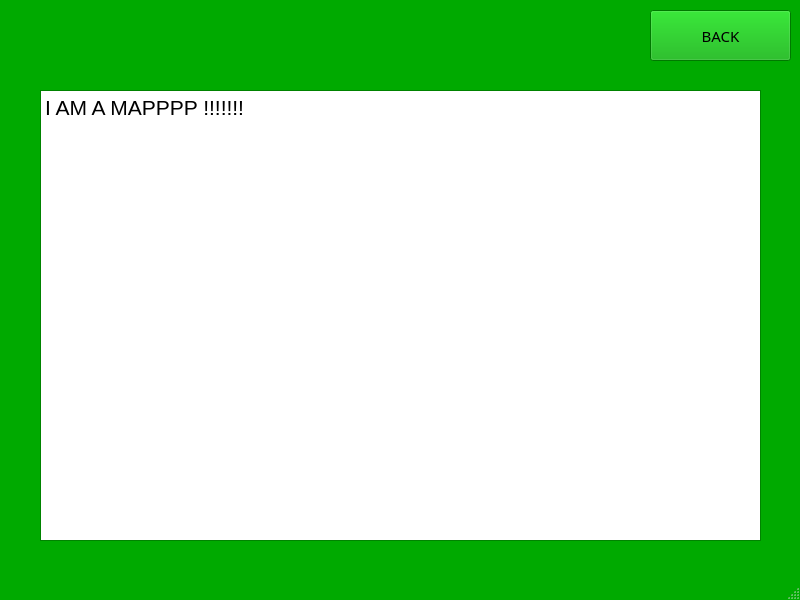
<?xml version="1.0" encoding="UTF-8"?>
<ui version="4.0">
 <class>MainWindow</class>
 <widget class="QMainWindow" name="MainWindow">
  <property name="geometry">
   <rect>
    <x>0</x>
    <y>0</y>
    <width>800</width>
    <height>600</height>
   </rect>
  </property>
  <property name="palette">
   <palette>
    <active>
     <colorrole role="WindowText">
      <brush brushstyle="SolidPattern">
       <color alpha="255">
        <red>0</red>
        <green>0</green>
        <blue>0</blue>
       </color>
      </brush>
     </colorrole>
     <colorrole role="Button">
      <brush brushstyle="SolidPattern">
       <color alpha="255">
        <red>0</red>
        <green>170</green>
        <blue>0</blue>
       </color>
      </brush>
     </colorrole>
     <colorrole role="Light">
      <brush brushstyle="SolidPattern">
       <color alpha="255">
        <red>0</red>
        <green>255</green>
        <blue>0</blue>
       </color>
      </brush>
     </colorrole>
     <colorrole role="Midlight">
      <brush brushstyle="SolidPattern">
       <color alpha="255">
        <red>0</red>
        <green>212</green>
        <blue>0</blue>
       </color>
      </brush>
     </colorrole>
     <colorrole role="Dark">
      <brush brushstyle="SolidPattern">
       <color alpha="255">
        <red>0</red>
        <green>85</green>
        <blue>0</blue>
       </color>
      </brush>
     </colorrole>
     <colorrole role="Mid">
      <brush brushstyle="SolidPattern">
       <color alpha="255">
        <red>0</red>
        <green>113</green>
        <blue>0</blue>
       </color>
      </brush>
     </colorrole>
     <colorrole role="Text">
      <brush brushstyle="SolidPattern">
       <color alpha="255">
        <red>0</red>
        <green>0</green>
        <blue>0</blue>
       </color>
      </brush>
     </colorrole>
     <colorrole role="BrightText">
      <brush brushstyle="SolidPattern">
       <color alpha="255">
        <red>255</red>
        <green>255</green>
        <blue>255</blue>
       </color>
      </brush>
     </colorrole>
     <colorrole role="ButtonText">
      <brush brushstyle="SolidPattern">
       <color alpha="255">
        <red>0</red>
        <green>0</green>
        <blue>0</blue>
       </color>
      </brush>
     </colorrole>
     <colorrole role="Base">
      <brush brushstyle="SolidPattern">
       <color alpha="255">
        <red>255</red>
        <green>255</green>
        <blue>255</blue>
       </color>
      </brush>
     </colorrole>
     <colorrole role="Window">
      <brush brushstyle="SolidPattern">
       <color alpha="255">
        <red>0</red>
        <green>170</green>
        <blue>0</blue>
       </color>
      </brush>
     </colorrole>
     <colorrole role="Shadow">
      <brush brushstyle="SolidPattern">
       <color alpha="255">
        <red>0</red>
        <green>0</green>
        <blue>0</blue>
       </color>
      </brush>
     </colorrole>
     <colorrole role="AlternateBase">
      <brush brushstyle="SolidPattern">
       <color alpha="255">
        <red>127</red>
        <green>212</green>
        <blue>127</blue>
       </color>
      </brush>
     </colorrole>
     <colorrole role="ToolTipBase">
      <brush brushstyle="SolidPattern">
       <color alpha="255">
        <red>255</red>
        <green>255</green>
        <blue>220</blue>
       </color>
      </brush>
     </colorrole>
     <colorrole role="ToolTipText">
      <brush brushstyle="SolidPattern">
       <color alpha="255">
        <red>0</red>
        <green>0</green>
        <blue>0</blue>
       </color>
      </brush>
     </colorrole>
    </active>
    <inactive>
     <colorrole role="WindowText">
      <brush brushstyle="SolidPattern">
       <color alpha="255">
        <red>0</red>
        <green>0</green>
        <blue>0</blue>
       </color>
      </brush>
     </colorrole>
     <colorrole role="Button">
      <brush brushstyle="SolidPattern">
       <color alpha="255">
        <red>0</red>
        <green>170</green>
        <blue>0</blue>
       </color>
      </brush>
     </colorrole>
     <colorrole role="Light">
      <brush brushstyle="SolidPattern">
       <color alpha="255">
        <red>0</red>
        <green>255</green>
        <blue>0</blue>
       </color>
      </brush>
     </colorrole>
     <colorrole role="Midlight">
      <brush brushstyle="SolidPattern">
       <color alpha="255">
        <red>0</red>
        <green>212</green>
        <blue>0</blue>
       </color>
      </brush>
     </colorrole>
     <colorrole role="Dark">
      <brush brushstyle="SolidPattern">
       <color alpha="255">
        <red>0</red>
        <green>85</green>
        <blue>0</blue>
       </color>
      </brush>
     </colorrole>
     <colorrole role="Mid">
      <brush brushstyle="SolidPattern">
       <color alpha="255">
        <red>0</red>
        <green>113</green>
        <blue>0</blue>
       </color>
      </brush>
     </colorrole>
     <colorrole role="Text">
      <brush brushstyle="SolidPattern">
       <color alpha="255">
        <red>0</red>
        <green>0</green>
        <blue>0</blue>
       </color>
      </brush>
     </colorrole>
     <colorrole role="BrightText">
      <brush brushstyle="SolidPattern">
       <color alpha="255">
        <red>255</red>
        <green>255</green>
        <blue>255</blue>
       </color>
      </brush>
     </colorrole>
     <colorrole role="ButtonText">
      <brush brushstyle="SolidPattern">
       <color alpha="255">
        <red>0</red>
        <green>0</green>
        <blue>0</blue>
       </color>
      </brush>
     </colorrole>
     <colorrole role="Base">
      <brush brushstyle="SolidPattern">
       <color alpha="255">
        <red>255</red>
        <green>255</green>
        <blue>255</blue>
       </color>
      </brush>
     </colorrole>
     <colorrole role="Window">
      <brush brushstyle="SolidPattern">
       <color alpha="255">
        <red>0</red>
        <green>170</green>
        <blue>0</blue>
       </color>
      </brush>
     </colorrole>
     <colorrole role="Shadow">
      <brush brushstyle="SolidPattern">
       <color alpha="255">
        <red>0</red>
        <green>0</green>
        <blue>0</blue>
       </color>
      </brush>
     </colorrole>
     <colorrole role="AlternateBase">
      <brush brushstyle="SolidPattern">
       <color alpha="255">
        <red>127</red>
        <green>212</green>
        <blue>127</blue>
       </color>
      </brush>
     </colorrole>
     <colorrole role="ToolTipBase">
      <brush brushstyle="SolidPattern">
       <color alpha="255">
        <red>255</red>
        <green>255</green>
        <blue>220</blue>
       </color>
      </brush>
     </colorrole>
     <colorrole role="ToolTipText">
      <brush brushstyle="SolidPattern">
       <color alpha="255">
        <red>0</red>
        <green>0</green>
        <blue>0</blue>
       </color>
      </brush>
     </colorrole>
    </inactive>
    <disabled>
     <colorrole role="WindowText">
      <brush brushstyle="SolidPattern">
       <color alpha="255">
        <red>0</red>
        <green>85</green>
        <blue>0</blue>
       </color>
      </brush>
     </colorrole>
     <colorrole role="Button">
      <brush brushstyle="SolidPattern">
       <color alpha="255">
        <red>0</red>
        <green>170</green>
        <blue>0</blue>
       </color>
      </brush>
     </colorrole>
     <colorrole role="Light">
      <brush brushstyle="SolidPattern">
       <color alpha="255">
        <red>0</red>
        <green>255</green>
        <blue>0</blue>
       </color>
      </brush>
     </colorrole>
     <colorrole role="Midlight">
      <brush brushstyle="SolidPattern">
       <color alpha="255">
        <red>0</red>
        <green>212</green>
        <blue>0</blue>
       </color>
      </brush>
     </colorrole>
     <colorrole role="Dark">
      <brush brushstyle="SolidPattern">
       <color alpha="255">
        <red>0</red>
        <green>85</green>
        <blue>0</blue>
       </color>
      </brush>
     </colorrole>
     <colorrole role="Mid">
      <brush brushstyle="SolidPattern">
       <color alpha="255">
        <red>0</red>
        <green>113</green>
        <blue>0</blue>
       </color>
      </brush>
     </colorrole>
     <colorrole role="Text">
      <brush brushstyle="SolidPattern">
       <color alpha="255">
        <red>0</red>
        <green>85</green>
        <blue>0</blue>
       </color>
      </brush>
     </colorrole>
     <colorrole role="BrightText">
      <brush brushstyle="SolidPattern">
       <color alpha="255">
        <red>255</red>
        <green>255</green>
        <blue>255</blue>
       </color>
      </brush>
     </colorrole>
     <colorrole role="ButtonText">
      <brush brushstyle="SolidPattern">
       <color alpha="255">
        <red>0</red>
        <green>85</green>
        <blue>0</blue>
       </color>
      </brush>
     </colorrole>
     <colorrole role="Base">
      <brush brushstyle="SolidPattern">
       <color alpha="255">
        <red>0</red>
        <green>170</green>
        <blue>0</blue>
       </color>
      </brush>
     </colorrole>
     <colorrole role="Window">
      <brush brushstyle="SolidPattern">
       <color alpha="255">
        <red>0</red>
        <green>170</green>
        <blue>0</blue>
       </color>
      </brush>
     </colorrole>
     <colorrole role="Shadow">
      <brush brushstyle="SolidPattern">
       <color alpha="255">
        <red>0</red>
        <green>0</green>
        <blue>0</blue>
       </color>
      </brush>
     </colorrole>
     <colorrole role="AlternateBase">
      <brush brushstyle="SolidPattern">
       <color alpha="255">
        <red>0</red>
        <green>170</green>
        <blue>0</blue>
       </color>
      </brush>
     </colorrole>
     <colorrole role="ToolTipBase">
      <brush brushstyle="SolidPattern">
       <color alpha="255">
        <red>255</red>
        <green>255</green>
        <blue>220</blue>
       </color>
      </brush>
     </colorrole>
     <colorrole role="ToolTipText">
      <brush brushstyle="SolidPattern">
       <color alpha="255">
        <red>0</red>
        <green>0</green>
        <blue>0</blue>
       </color>
      </brush>
     </colorrole>
    </disabled>
   </palette>
  </property>
  <property name="windowTitle">
   <string>MainWindow</string>
  </property>
  <widget class="QWidget" name="centralwidget">
   <widget class="QTextEdit" name="placeForMap">
    <property name="geometry">
     <rect>
      <x>40</x>
      <y>90</y>
      <width>721</width>
      <height>451</height>
     </rect>
    </property>
    <property name="html">
     <string>&lt;!DOCTYPE HTML PUBLIC &quot;-//W3C//DTD HTML 4.0//EN&quot; &quot;http://www.w3.org/TR/REC-html40/strict.dtd&quot;&gt;
&lt;html&gt;&lt;head&gt;&lt;meta name=&quot;qrichtext&quot; content=&quot;1&quot; /&gt;&lt;meta charset=&quot;utf-8&quot; /&gt;&lt;style type=&quot;text/css&quot;&gt;
p, li { white-space: pre-wrap; }
hr { height: 1px; border-width: 0; }
li.unchecked::marker { content: &quot;\2610&quot;; }
li.checked::marker { content: &quot;\2612&quot;; }
&lt;/style&gt;&lt;/head&gt;&lt;body style=&quot; font-family:'.AppleSystemUIFont'; font-size:13pt; font-weight:400; font-style:normal;&quot;&gt;
&lt;p style=&quot; margin-top:0px; margin-bottom:0px; margin-left:0px; margin-right:0px; -qt-block-indent:0; text-indent:0px;&quot;&gt;&lt;span style=&quot; font-family:'MS Shell Dlg 2'; font-size:16pt;&quot;&gt;I AM A MAPPPP !!!!!!!&lt;/span&gt;&lt;/p&gt;&lt;/body&gt;&lt;/html&gt;</string>
    </property>
   </widget>
   <widget class="QPushButton" name="backButton">
    <property name="geometry">
     <rect>
      <x>650</x>
      <y>10</y>
      <width>141</width>
      <height>51</height>
     </rect>
    </property>
    <property name="font">
     <font>
      <family>Papyrus</family>
      <pointsize>11</pointsize>
     </font>
    </property>
    <property name="text">
     <string>BACK</string>
    </property>
   </widget>
  </widget>
  <widget class="QMenuBar" name="menubar">
   <property name="geometry">
    <rect>
     <x>0</x>
     <y>0</y>
     <width>800</width>
     <height>24</height>
    </rect>
   </property>
  </widget>
  <widget class="QStatusBar" name="statusbar"/>
 </widget>
 <resources/>
 <connections/>
</ui>
